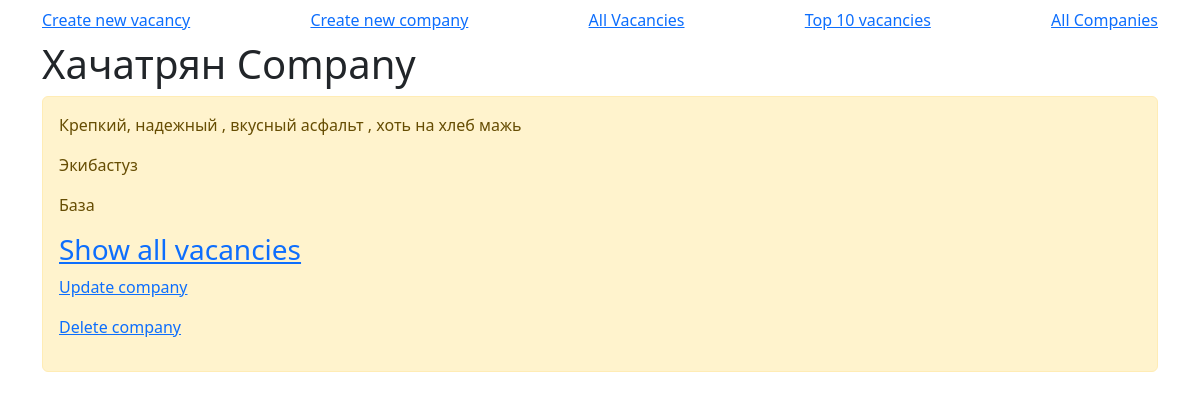
/api/companies/2, run on the app's committed database.
### api/models.py (models this page shows, shortened)
class Company(models.Model):
    name = models.CharField('Name of company',max_length=50)
    description = models.TextField('Description')
    city = models.CharField('City',max_length=50)
    address = models.TextField('Address')
    class Meta:
        verbose_name = 'Company'
        verbose_name_plural = 'Companies'

### api/views.py (the view)
# urls.py: path('api/companies/<int:id>', views.CompanyView.as_view()),
class CompanyView(View):
    def get(self, request,id):
        company = get_object_or_404(Company, id=id)
        return render(request, 'api/company.html', {'title': company.name, 'company': company})

### api/templates/api/company.html (shortened to what this page needs)
{% extends 'api/base.html' %}
{% block content %}
    <h1>{{ title }}</h1>
    <div class="alert alert-warning mt-2">
        <p>{{ company.description }}</p>
        <p>{{ company.city }}</p>
        <p>{{ company.address }}</p>
       <a href="{{ company.id}}/vacancies"><h3>Show all vacancies</h3></a>
        <a href="/api/update/{{company.id}}?type=company"><p>Update company</p></a>
        <a href="/api/delete/{{company.id}}?type=company"><p>Delete company</p></a>
    </div>
{% endblock %}

### data on the page
Company: name "Хачатрян Company", description "Крепкий, надежный , вкусный асфальт , хоть на хлеб мажь", city "Экибастуз", address "База"
